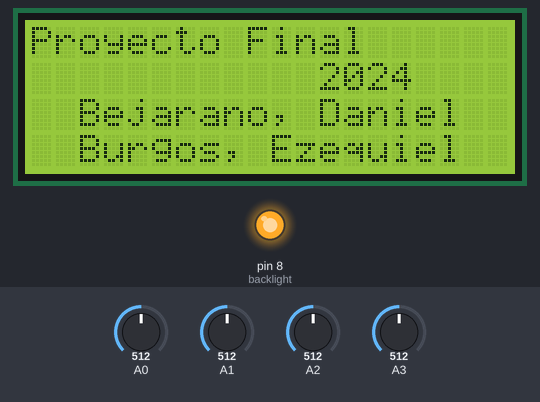
The program below on a simulated Arduino Mega 2560, built with avr-gcc and run on an emulated ATmega2560. Parts: 20×4 character LCD, output pins drawn as LEDs (lit = HIGH). The test bench sets the inputs (shaded band); at power-on: A3 = 512, A0 = 512, A1 = 512, A2 = 512.

Above: at 1.2 s.
1.3 s: A3 set to 311
At 1.3 s:
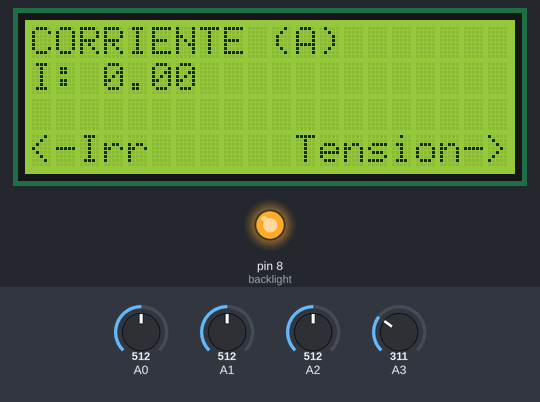
2.8 s: A3 set to 288
4.3 s: A3 set to 482
5.8 s: A3 set to 515
At 6.5 s:
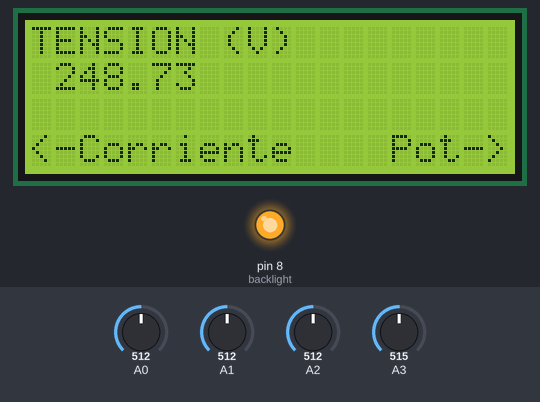
7.5 s: A3 set to 90
At 8.05 s:
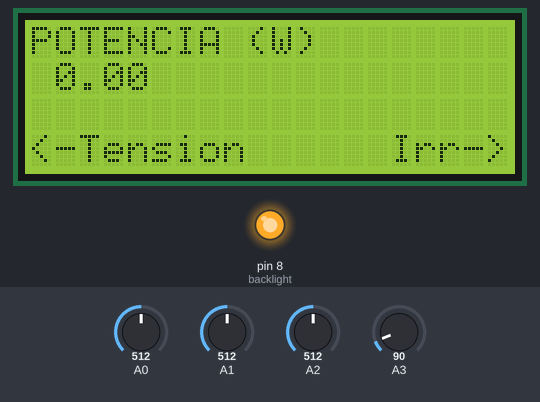
10.5 s: A3 set to 910
At 42.85 s:
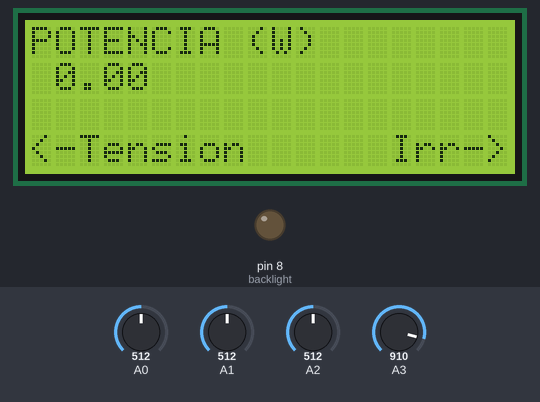
Timing chart, 0 to 44.4 s (numbered marks = the images above; inputs shaded):
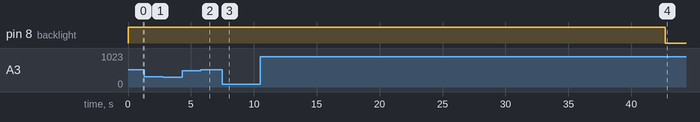

The program:

main.cpp
```cpp
#include <Arduino.h>
#include <SPI.h>
#include <Ethernet.h>
#include <LiquidCrystal.h>
#include <Wire.h>
#include <RTC_BQ32000.h>
#include <avr/wdt.h>
#include <SoftwareSerial.h>


//FUNCIONES
char leerPulsadores(void);
void resetearPulsadores(void);
void mostrarmenu(void);
int num_mod(int N, char pulsa);
void mostrar(void);
void envio(float corr, float tens, float pot, float lum); //ver que enviar en esta funcion

void recibirMensaje();

//DEFINICIONES
#define backlight 8
#define N_muestras 20

//VARIABLES

int b0=0;
int i_pos=0;
int nummenu = 0;
int curs = 3;
int contador_horizontal=0;
int contador_vertical=0;
float muestras=5.0;

//variable bandera para la lectura del adc con bandera en RSI
bool bandera_rsi=0;

uint16_t espera = 100;
uint16_t timer1_counter;
uint16_t timer5_counter;

LiquidCrystal lcd(0, 1, 2, 3, 5, 6);

float Sensibilidad=0.66;
float Corriente;		//Pin: A1
float Tension;		//Pin: A0
double Potencia;
float Irradiancia;	//Pin: A2
float Irradiancia2;	//Pin: A4

int contador_envio=0;
char ADC03;
char E='1';
char R='0';
char L='0';
char U='0';
char D='0';

//-----------------------------<<<<<  Bandera para controlar la interrupcion bluetooth  >>>>>----------------------------
char mensaje_recibido[20];
bool mensaje_completo = false;

//-----------------------------<<<<<  PARA ENVIO BLUETOOTH  >>>>>----------------------------
SoftwareSerial bluetooth(10,11); //Pin 10 en RX y pin 11 en TX


//-----------------------<<<<<  VARIABLE PARA PASAR DE FLOAT A CHAR  >>>>>----------------------------
char buffercorriente [10]; //variable char para tension
char buffertension [10]; //variable char para tension
char bufferpotencia [10];
char bufferluminancia [10];


//-----------------------<<<<<  VARIABLE PARA contar los ciclos  >>>>>----------------------------
float contador=0;


struct Menu
{
	String Item [9];
	int cantitem;
	};

Menu menu[] = {{{"Monitorizacion","I: NNNN    V: nnnn ","P: MMMM  L: mmmds ","","","","","",""},4}};

void setup()
{
	wdt_disable();
	noInterrupts();           // disable all interrupts
	Wire.begin();

	//configuracioon del display
	pinMode(8, OUTPUT);
	digitalWrite(8, HIGH);
	lcd.begin(20,4); //habilitad todo el display, si pones (20,2) solamente habilita la mitad del display
	lcd.home(); //Coloca el curso en el inicio del display


	//ADC
	ADMUX=ADMUX=0b11000000;	//se configura con una ref de 2,5V

	//Timer5
	TCCR5A = 0;
	TCCR5B = 0;
	timer5_counter = 3036;		// preload timer 65536-16MHz/256/1Hz

	TCNT5 = timer5_counter;   // preload timer
	TCCR5B |= (1 << CS52);    // 256 prescaler
	TIMSK5 |= (1 << TOIE5);   // enable timer overflow interrupt

	interrupts();             // enable all interrupts

	//-----------------------------<<<<<  PARA ENVIO BLUETOOTH  >>>>>----------------------------
	//Se crea la instancia para poder configurar los parametros del modulo
	bluetooth.begin(38400);
}

void loop()
{

if(bandera_rsi==1){
	bandera_rsi=0;
	TCNT5 = timer5_counter;

	Tension= 0;
	Corriente= 0;
	Irradiancia= 0;
	Potencia = Corriente*Tension;

	contador_envio++;
	for(int i=0; i<muestras;i++)
	{	Tension += analogRead(0)*0.4858;
		Corriente+= (analogRead(1)-512)*0.076037778;
		Irradiancia += analogRead(2)*0.0048828;
	}
	Corriente /= muestras;
	Tension /= muestras;
	Irradiancia /= muestras;
	Potencia= Corriente*Tension;
	Irradiancia2=Irradiancia*321;

	if (Corriente<=0)
	{
		Corriente=0;
		Potencia=0;
	}

	}

	if(contador_vertical==1){
		switch(contador_horizontal){
			case 0:
				lcd.clear();
             	lcd.home();

				lcd.print(F("CORRIENTE (A)"));
              	lcd.setCursor(0, 1);
				menu[0].Item[1] = String("I: " + String(Corriente,2));
				lcd.setCursor(0,1);
				lcd.print(menu[nummenu].Item[1]);

              	lcd.setCursor(0,3);
              	lcd.print(F("<-Irr      Tension->"));
				delay(200);
				break;
			case 1:
				lcd.clear();
             	lcd.home();

				lcd.print(F("TENSION (V)"));
              	lcd.setCursor(0, 1);
             	menu[0].Item[1] = String(" " + String(Tension,2));
				lcd.setCursor(0,1);
				lcd.print(menu[nummenu].Item[1]);

              	lcd.setCursor(0,3);
              	lcd.print(F("<-Corriente    Pot->"));
				delay(200);
				break;
			case 2:
				lcd.clear();
             	lcd.home();

				lcd.print(F("POTENCIA (W)"));
              	lcd.setCursor(0, 1);
             	menu[0].Item[1] = String(" " + String(Potencia,2));
				lcd.setCursor(0,1);
				lcd.print(menu[nummenu].Item[1]);

              	lcd.setCursor(0,3);
              	lcd.print(F("<-Tension      Irr->"));
				delay(200);
				break;
			case 3:
				lcd.clear();
             	lcd.home();

				lcd.print(F("IRRADIANCIA (W/m2)"));
              	lcd.setCursor(0, 1);
             	menu[0].Item[1] = String(" " + String(Irradiancia2,2));
				lcd.setCursor(0,1);
				lcd.print(menu[nummenu].Item[1]);

              	lcd.setCursor(0,3);
              	lcd.print(F("<-Pot    Corriente->"));
				delay(200);
				break;
		}
	}
	else{
		menu[0].Item[1] = String("I: " + String(Corriente,2) + "A V: " + String(Tension,1) + "V");
		menu[0].Item[2] = String("P: " + String(Potencia,0) + "W I: " + String(Irradiancia2,0) + "W/m2");
//		menu[0].Item[3] = String("I: " + String(Irradiancia2,2) + "W/m2");
		delay(100);
	}

  	if (E == '1')
	    {     E='0';
              espera=0;
              nummenu = 0;
              curs = 3;
              digitalWrite(backlight, HIGH);
              lcd.clear();
              lcd.home();
              lcd.print(F("Proyecto Final         "));
              lcd.setCursor(0, 1);
              lcd.print(F("            2024"));
              lcd.setCursor(0, 2);
              lcd.print(F("  Bejarano, Daniel    "));
              lcd.setCursor(0,3);
              lcd.print(F("  Burgos, Ezequiel  "));

			resetearPulsadores();
            delay(1000);
 		}

    ADC03=leerPulsadores();//lee el analog read 3 y determina que pulsador esta siendo pulsado
	switch (ADC03)
	{
		case 'N': if (espera == 100)
           			{digitalWrite(backlight, LOW);
					espera = 0;}
       			 else {mostrarmenu();
            			espera++;}
				break;

		case 'E':digitalWrite(backlight, HIGH);
				break;
		case 'U':
					contador_vertical=1;
				break;
		case 'D':
					contador_vertical=0;
				break;
		case 'R': //mostrar irradiancia
				if(contador_horizontal<3){
					contador_horizontal++;
				}
				else contador_horizontal=0;
				break;
		case 'L': //Mostrar Corriente
				if(contador_horizontal>0){
					contador_horizontal--;
				}
				else contador_horizontal=3;
				break;
	}


  if(contador_envio==10){
	envio(Corriente,Tension,Potencia,Irradiancia);
	contador_envio=0;
  }
}


char leerPulsadores(void)
{
	int Lectura = analogRead(3);
	delay(100);
	if (Lectura > 900)
		return 'N'; //Valor entregado si no se pulso nada
	else if (Lectura > 700)
			{E='1'; //si se pulsa el E, se activa la bandera (que es un char)
			return 'E';}
	else if (Lectura > 500)
			{U='1';
			return 'U';}
	else if (Lectura > 300)
			{D='1';
			return 'D';}
  else if (Lectura > 100)
			{L='1';
			return 'L';}
	else
		{R='1';
		return 'R';}
}

void resetearPulsadores(void)
{	char E='0';
	char R='0';
	char L='0';
	char U='0';
	char D='0';
}

void mostrarmenu(void)
{
	lcd.clear();
	lcd.home();

	for (int i = 0; i < 4; i++)
	{
		lcd.setCursor(0,i);
		lcd.print(menu[nummenu].Item[i]);
	}

}
void envio(float corr, float tens, float pot, float lum){
		corr=Corriente*100;
		tens=Tension;
		lum=Irradiancia*100;

//=================================================================================================
		//concatenamos el flotante de corriente en un string

		dtostrf(corr, 4, 0, buffercorriente);
		dtostrf(tens, 3, 0, buffertension);
		dtostrf(lum, 4, 0, bufferluminancia);

//cargo en el buffer
		bluetooth.print(buffertension);
		bluetooth.print(buffercorriente);
		bluetooth.print(bufferluminancia);
		bluetooth.print('\n');

}
ISR(TIMER5_OVF_vect)        //1 seg interrupt service routine
{
	bandera_rsi=1;
}
```

Measured:
- the behaviour switches between 500 and 501 on A3 (found by bisection; images 1 and 2)
- after the input at 1.3 s, every drawn part: stays the same
- after the input at 2.8 s, every drawn part: stays the same
- after the input at 4.3 s, every drawn part: stays the same
- after the input at 5.8 s, the display: changes after 0.23 s (image 2)
- after the input at 7.5 s, the display: changes after 0.40 s (image 3)
- after the input at 10.5 s, pin 8 (backlight): HIGH → LOW after 32.2 s; the display: first changes after 0.20 s (image 4 shows a later state)
- what the display in image 0 shows lasts 1.1 s, from 0.2 s to 1.3 s
- what the display in image 4 shows lasts 0.6 s, from 42.4 s to 43.0 s
